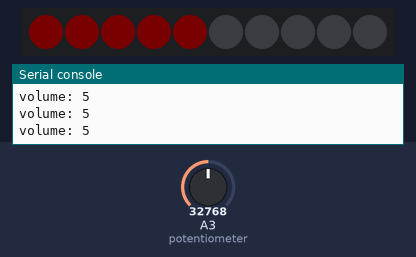
Bench run of a program on a simulated CircuitPython board. On the bench: 10 RGB LEDs in strip order, left to right, the last lines printed to the serial console. The test bench sets the inputs (shaded band); at power-on: A3 (potentiometer) = 32768 (analog values on the 0–65535 scale). Dim RGB values are drawn brighter than linear.

Above: at 1.2 s.
1.3 s: A3 (potentiometer) set to 0
At 2.4 s:
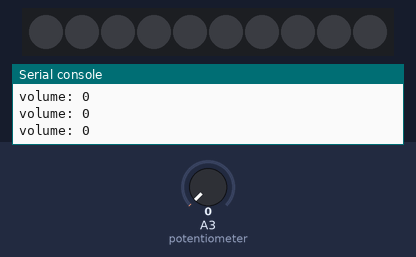
2.9 s: A3 (potentiometer) set to 65535
At 3.9 s:
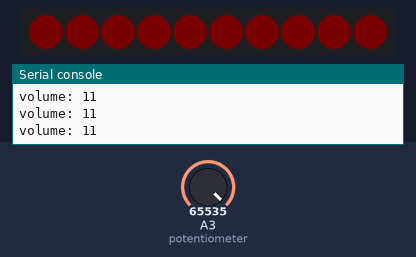
4.5 s: A3 (potentiometer) set to 57670
At 5.3 s:
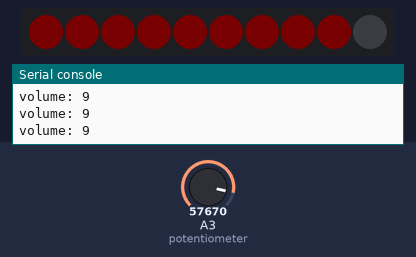
Timing chart, 0 to 7.5 s (numbered marks = the images above; inputs shaded):
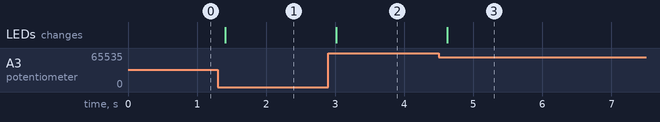

The program:

volume-potentiometer-display.py
```python
# volume-potentiometer-display.py
import time

import board, neopixel
from time import sleep
from analogio import AnalogIn

from adafruit_led_animation.color import RED, YELLOW, ORANGE, GREEN, TEAL, CYAN, \
    BLUE, PURPLE, MAGENTA, GOLD, PINK, AQUA, JADE, AMBER, OLD_LACE, WHITE, BLACK


def range_map(value: int, in_min: int, in_max: int, out_min: int, out_max: int) -> int:
    in_delta = in_max - in_min
    out_delta = out_max - out_min
    return int(value * out_delta / in_delta)


# setup color & neo pixels
colors = [RED, YELLOW, ORANGE, GREEN, TEAL, CYAN, BLUE, PURPLE, MAGENTA, GOLD, PINK,
          AQUA, JADE, AMBER, OLD_LACE, WHITE, BLACK]

NUM_PIXELS = 10
pixels = neopixel.NeoPixel(board.NEOPIXEL, NUM_PIXELS)
pixels.brightness = 0.01  # at 0.01 some colors looks the same, use 0.1 or higher
BLINK_DELAY = 0.2

print("Rotate potentiometer to change volume")

# light up each light in a different color
pixels[:] = BLACK * NUM_PIXELS

potentiometer = AnalogIn(board.A3)
volume = 0

while True:
    # going over 10 becaue the value 11 is only reached when potentiometer.value is 65535
    # volume 0 all lights off, volume 10 all lights on.
    volume = range_map(potentiometer.value, 0, 65535, 0, 11)
    print(f"volume: {volume}")
    if not volume:
        pixels[:] = BLACK * NUM_PIXELS
    else:
        pixels[:] = [RED if i < volume else BLACK for i in range(NUM_PIXELS)]
    sleep(BLINK_DELAY)
```

Measured:
- after the input at 1.3 s, the LEDs: change after 0.11 s (image 1)
- after the input at 2.9 s, the LEDs: change after 0.11 s (image 2)
- after the input at 4.5 s, the LEDs: change after 0.12 s (image 3)
